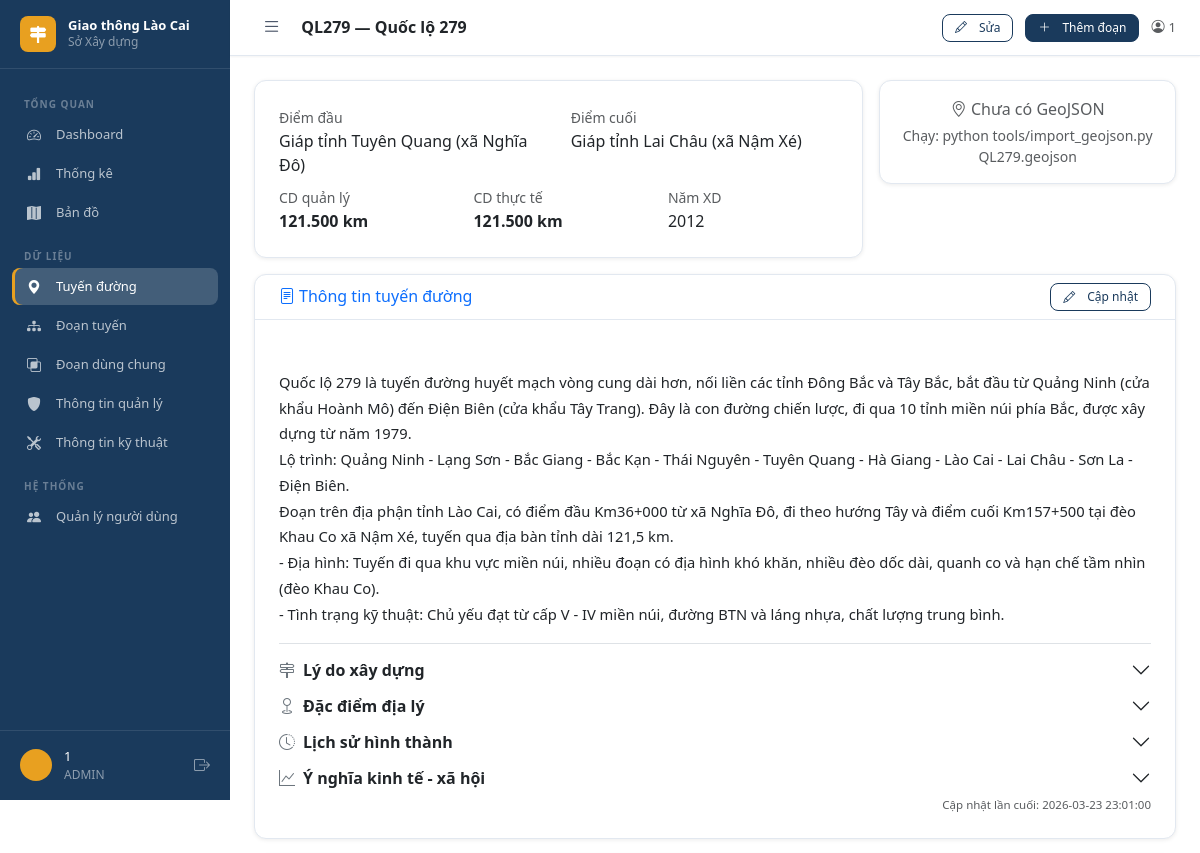
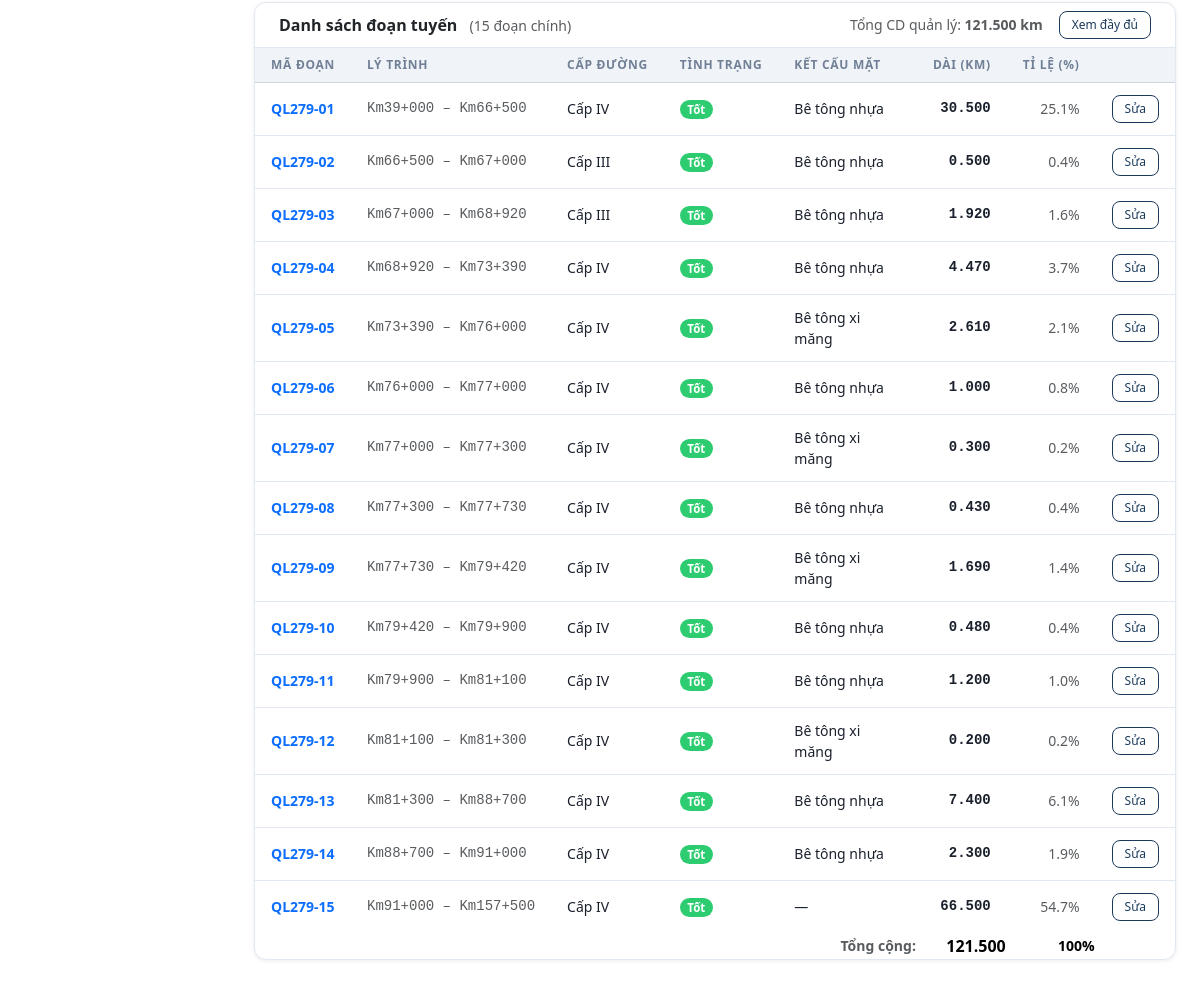
/tuyen-duong/4 (signed in), run on the app's committed database (2 pictures, top to bottom).
### tables this page shows
CREATE TABLE tuyen_duong (
    id                   INTEGER PRIMARY KEY AUTOINCREMENT,
    ma_tuyen             TEXT    NOT NULL UNIQUE,
    ten_tuyen            TEXT    NOT NULL,
    cap_quan_ly_id       INTEGER NOT NULL REFERENCES cap_quan_ly(id),
    don_vi_quan_ly_id    INTEGER NOT NULL REFERENCES don_vi(id),
    diem_dau             TEXT,
    diem_cuoi            TEXT,
    lat_dau              REAL,
    lng_dau              REAL,
    lat_cuoi             REAL,
    lng_cuoi             REAL,
    chieu_dai_thuc_te    REAL    NOT NULL DEFAULT 0,
    chieu_dai_quan_ly    REAL    NOT NULL DEFAULT 0,
    nam_xay_dung         INTEGER,
    nam_hoan_thanh       INTEGER,
    ghi_chu              TEXT,
    created_at           TEXT    NOT NULL DEFAULT (datetime('now','localtime'))
);

CREATE TABLE thong_tin_tuyen (
    id                  INTEGER PRIMARY KEY AUTOINCREMENT,
    tuyen_id            INTEGER NOT NULL UNIQUE REFERENCES tuyen_duong(id),
    mo_ta               TEXT,
    ly_do_xay_dung      TEXT,
    dac_diem_dia_ly     TEXT,
    lich_su_hinh_thanh  TEXT,
    y_nghia_kinh_te     TEXT,
    ghi_chu             TEXT,
    created_at          TEXT    NOT NULL DEFAULT (datetime('now','localtime')),
    updated_at          TEXT
);

CREATE TABLE doan_tuyen (
    id                        INTEGER PRIMARY KEY AUTOINCREMENT,
    ma_doan                   TEXT    NOT NULL UNIQUE,
    tuyen_id                  INTEGER NOT NULL REFERENCES tuyen_duong(id),
    cap_duong_id              INTEGER REFERENCES cap_duong(id),
    tinh_trang_id             INTEGER REFERENCES tinh_trang(id),
    ket_cau_mat_id            INTEGER REFERENCES ket_cau_mat_duong(id),
    ly_trinh_dau              REAL    NOT NULL,
    ly_trinh_cuoi             REAL    NOT NULL,
    chieu_dai_thuc_te         REAL,
    chieu_rong_mat_min        REAL,
    chieu_rong_mat_max        REAL,
    chieu_rong_nen_min        REAL,
    chieu_rong_nen_max        REAL,
    don_vi_bao_duong_id       INTEGER REFERENCES don_vi(id),
    nam_lam_moi               INTEGER,
    ngay_cap_nhat_tinh_trang  TEXT,
    ghi_chu                   TEXT,
    created_at                TEXT    NOT NULL DEFAULT (datetime('now','localtime')),
    updated_at                TEXT,
    updated_by_id             INTEGER REFERENCES nguoi_dung(id)
);

CREATE TABLE cap_duong (
    id               INTEGER PRIMARY KEY AUTOINCREMENT,
    ma_cap           TEXT    NOT NULL UNIQUE,
    ten_cap          TEXT    NOT NULL,
    mo_ta            TEXT,
    thu_tu_hien_thi  INTEGER,
    is_active        INTEGER NOT NULL DEFAULT 1
);

CREATE TABLE tinh_trang (
    id               INTEGER PRIMARY KEY AUTOINCREMENT,
    ma_tinh_trang    TEXT    NOT NULL UNIQUE,
    ten_tinh_trang   TEXT    NOT NULL,
    mo_ta            TEXT,
    mau_hien_thi     TEXT,
    thu_tu_hien_thi  INTEGER,
    is_active        INTEGER NOT NULL DEFAULT 1
);

CREATE TABLE ket_cau_mat_duong (
    id               INTEGER PRIMARY KEY AUTOINCREMENT,
    ma_ket_cau       TEXT    NOT NULL UNIQUE,
    ten_ket_cau      TEXT    NOT NULL,
    mo_ta            TEXT,
    thu_tu_hien_thi  INTEGER,
    is_active        INTEGER NOT NULL DEFAULT 1
);

### api/routes/tuyen_duong_route.py (the view)
@router.get("/{id}", response_class=HTMLResponse)
async def chi_tiet(request: Request, id: int,
                   user=Depends(yeu_cau_dang_nhap), conn=Depends(get_db)):
    tuyen      = td_service.lay_theo_id(conn, id)
    doan_list  = dt_service.lay_theo_tuyen_id(conn, id)
    ddc_list   = ddc_repo.lay_theo_tuyen_di_chung(conn, id)
    geo        = geo_repo.lay_theo_tuyen_id(conn, id)
    thong_tin  = ttt_repo.lay_theo_tuyen_id(conn, id)
    cap_list   = cd_repo.lay_dang_hoat_dong(conn)
    tt_list    = tt_repo.lay_dang_hoat_dong(conn)
    kcm_list   = kcm_repo.lay_dang_hoat_dong(conn)
    tuyen_list = td_service.lay_tat_ca(conn)
    map_cap   = {c.id: c for c in cap_list}
    map_tt    = {t.id: t for t in tt_list}
    map_kcm   = {k.id: k for k in kcm_list}
    map_tuyen = {t.id: t for t in tuyen_list}
    tong_chieu_dai = tuyen.chieu_dai_quan_ly or sum(
        (d.chieu_dai or 0) for d in doan_list
    )
    rows_gop = []
    for d in doan_list:
        rows_gop.append({"loai": "CHINH", "obj": d,
                         "ly_trinh_sort": d.ly_trinh_dau or 0})
    for ddc in ddc_list:
        rows_gop.append({"loai": "DI_CHUNG", "obj": ddc,
                         "ly_trinh_sort": ddc.ly_trinh_dau_di_chung or 0})
    rows_gop.sort(key=lambda x: x["ly_trinh_sort"])
    return templates.TemplateResponse("tuyen_duong/detail.html", {
        "request":        request,
        "user":           user,
        "tuyen":          tuyen,
        "thong_tin":      thong_tin,
        "doan_list":      doan_list,
        "ddc_list":       ddc_list,
        "rows_gop":       rows_gop,
        "geo":            geo,
        "map_cap":        map_cap,
        "map_tt":         map_tt,
        "map_kcm":        map_kcm,
        "map_tuyen":      map_tuyen,
        "tong_chieu_dai": tong_chieu_dai,
    })

### templates/tuyen_duong/detail.html (shortened to what this page needs)
{% extends "base.html" %}
{% block page_title %}{{ tuyen.ma_tuyen }} — {{ tuyen.ten_tuyen }}{% endblock %}
{% block topbar_actions %}
<a href="/tuyen-duong/{{ tuyen.id }}/sua" class="btn-gt btn-gt-outline btn-gt-sm">
  <i class="bi bi-pencil me-1"></i>Sửa
</a>
<a href="/doan-tuyen/them?tuyen_id={{ tuyen.id }}" class="btn-gt btn-gt-primary btn-gt-sm">
  <i class="bi bi-plus-lg me-1"></i>Thêm đoạn
</a>
{% endblock %}
{% block content %}
<div class="row g-3 mb-3">
  <div class="col-md-8">
    <div class="card-gt">
      <div class="card-gt-body">
        <div class="row">
          <div class="col-6">
            <small class="text-muted">Điểm đầu</small>
            <div>{{ tuyen.diem_dau or '—' }}</div>
          </div>
          <div class="col-6">
            <small class="text-muted">Điểm cuối</small>
            <div>{{ tuyen.diem_cuoi or '—' }}</div>
          </div>
          <div class="col-4 mt-2">
            <small class="text-muted">CD quản lý</small>
            <div class="fw-semibold">{{ "%.3f"|format(tuyen.chieu_dai_quan_ly or 0) }} km</div>
          </div>
          <div class="col-4 mt-2">
            <small class="text-muted">CD thực tế</small>
            <div class="fw-semibold">{{ "%.3f"|format(tuyen.chieu_dai_thuc_te or 0) }} km</div>
          </div>
          <div class="col-4 mt-2">
            <small class="text-muted">Năm XD</small>
            <div>{{ tuyen.nam_xay_dung or '—' }}</div>
          </div>
        </div>
      </div>
    </div>
  </div>
  <div class="col-md-4">
    <div class="card-gt text-center p-3">
      {% if geo %}
      <div class="text-success fw-semibold mb-1">
        <i class="bi bi-geo-alt-fill"></i> Có GeoJSON
      </div>
      <div class="text-muted small">{{ geo.so_diem }} điểm GPS</div>
      <div class="text-muted small">{{ geo.chieu_dai_gps }} km (GPS)</div>
      <a href="/ban-do/?focus={{ tuyen.id }}" class="btn-gt btn-gt-outline btn-gt-sm mt-2">
        Xem bản đồ
      </a>
      {% else %}
      <div class="text-muted mb-1"><i class="bi bi-geo-alt"></i> Chưa có GeoJSON</div>
      <div class="small text-muted">
        Chạy: python tools/import_geojson.py {{ tuyen.ma_tuyen }}.geojson
      </div>
      {% endif %}
    </div>
  </div>
</div>
{% if thong_tin %}
<div class="card-gt mb-3">
  <div class="card-gt-header py-2 d-flex justify-content-between align-items-center">
    <h6 class="mb-0 text-primary">
      <i class="bi bi-file-text me-1"></i>Thông tin tuyến đường
    </h6>
    {% if user and user.loai_quyen in ['ADMIN', 'BIEN_TAP'] %}
    <a href="/tuyen-duong/{{ tuyen.id }}/thong-tin/sua"
       class="btn-gt btn-gt-outline btn-gt-sm">
      <i class="bi bi-pencil me-1"></i>Cập nhật
    </a>
    {% endif %}
  </div>
  <div class="card-gt-body">
    {% if thong_tin.mo_ta %}
    <p class="text-body mb-3" style="white-space: pre-line; line-height: 1.75; font-size: .92rem;">
      {{ thong_tin.mo_ta }}
    </p>
    {% endif %}
    {% set co_chi_tiet = thong_tin.ly_do_xay_dung or thong_tin.dac_diem_dia_ly or thong_tin.lich_su_hinh_thanh or thong_tin.y_nghia_kinh_te %}
    {% if co_chi_tiet %}
    <div class="accordion accordion-flush border-top pt-2" id="acc-thongtin">
      {% if thong_tin.ly_do_xay_dung %}
      <div class="accordion-item border-0">
        <h2 class="accordion-header">
          <button class="accordion-button collapsed py-2 px-0 bg-transparent fw-semibold small"
                  type="button" data-bs-toggle="collapse" data-bs-target="#acc-lydo">
            <i class="bi bi-signpost-2 me-2 text-secondary"></i>Lý do xây dựng
          </button>
        </h2>
      </div>
      {% endif %}
      {% if thong_tin.dac_diem_dia_ly %}
      <div class="accordion-item border-0">
        <h2 class="accordion-header">
          <button class="accordion-button collapsed py-2 px-0 bg-transparent fw-semibold small"
                  type="button" data-bs-toggle="collapse" data-bs-target="#acc-dialy">
            <i class="bi bi-geo me-2 text-secondary"></i>Đặc điểm địa lý
          </button>
        </h2>
      </div>
      {% endif %}
      {% if thong_tin.lich_su_hinh_thanh %}
      <div class="accordion-item border-0">
        <h2 class="accordion-header">
          <button class="accordion-button collapsed py-2 px-0 bg-transparent fw-semibold small"
                  type="button" data-bs-toggle="collapse" data-bs-target="#acc-lichsu">
            <i class="bi bi-clock-history me-2 text-secondary"></i>Lịch sử hình thành
          </button>
        </h2>
      </div>
      {% endif %}
      {% if thong_tin.y_nghia_kinh_te %}
      <div class="accordion-item border-0">
        <h2 class="accordion-header">
          <button class="accordion-button collapsed py-2 px-0 bg-transparent fw-semibold small"
                  type="button" data-bs-toggle="collapse" data-bs-target="#acc-ynghia">
            <i class="bi bi-graph-up me-2 text-secondary"></i>Ý nghĩa kinh tế - xã hội
          </button>
        </h2>
      </div>
      {% endif %}
    </div>
    {% endif %}
    {% if thong_tin.updated_at %}
    <div class="text-end text-muted" style="font-size:.72rem;">
      Cập nhật lần cuối: {{ thong_tin.updated_at }}
    </div>
    {% endif %}
  </div>
</div>
{% endif %}
{% set so_doan_chinh = doan_list|length %}
{% set so_ddc = ddc_list|length if ddc_list else 0 %}
<div class="card-gt mb-3">
  <div class="card-gt-header py-2 d-flex justify-content-between align-items-center">
    <div>
      <span class="fw-semibold">Danh sách đoạn tuyến</span>
      <span class="text-muted small ms-2">
        ({{ so_doan_chinh }} đoạn chính{% if so_ddc > 0 %} + {{ so_ddc }} đoạn đi chung{% endif %})
      </span>
    </div>
    <div class="d-flex align-items-center gap-3">
      {% if tong_chieu_dai %}
      <span class="small text-muted">
        Tổng CD quản lý: <strong>{{ "%.3f"|format(tong_chieu_dai) }} km</strong>
      </span>
      {% endif %}
      <a href="/doan-tuyen/?tuyen_id={{ tuyen.id }}"
         class="btn-gt btn-gt-outline btn-gt-sm">Xem đầy đủ</a>
    </div>
  </div>
  <div class="card-gt-body p-0">
    <table class="table-gt mb-0">
      <thead class="table-light">
        <tr>
          <th>Mã đoạn</th>
          <th>Lý trình</th>
          <th>Cấp đường</th>
          <th>Tình trạng</th>
          <th>Kết cấu mặt</th>
          <th class="text-end">Dài (km)</th>
          <th class="text-end">Tỉ lệ (%)</th>
          <th></th>
        </tr>
      </thead>
      <tbody>
        {% if rows_gop %}
          {% for row in rows_gop %}
          {% if row.loai == 'CHINH' %}
          {% set d   = row.obj %}
          {% set cap = map_cap.get(d.cap_duong_id) %}
          {% set tt  = map_tt.get(d.tinh_trang_id) %}
          {% set kcm = map_kcm.get(d.ket_cau_mat_id) %}
          {% set cd  = d.chieu_dai or 0 %}
          <tr>
            <td>
              <a href="/doan-tuyen/{{ d.id }}" class="text-decoration-none fw-semibold">
                {{ d.ma_doan }}
              </a>
            </td>
            <td class="text-muted small text-nowrap ly-trinh">
              {{ d.ly_trinh_dau|ly_trinh }} – {{ d.ly_trinh_cuoi|ly_trinh }}
            </td>
            <td class="small">
              {% if cap %}<span title="{{ cap.mo_ta or '' }}">{{ cap.ten_cap }}</span>{% else %}—{% endif %}
            </td>
            <td class="small">
              {% if tt %}
                <span class="badge rounded-pill"
                      style="background-color:{{ tt.mau_hien_thi or '#6c757d' }};font-size:.72rem;">
                  {{ tt.ten_tinh_trang }}
                </span>
              {% else %}—{% endif %}
            </td>
            <td class="small">{% if kcm %}{{ kcm.ten_ket_cau }}{% else %}—{% endif %}</td>
            <td class="text-end chieu-dai">{{ "%.3f"|format(cd) }}</td>
            <td class="text-end small text-muted">
              {% if tong_chieu_dai %}{{ "%.1f"|format(cd / tong_chieu_dai * 100) }}%{% else %}—{% endif %}
            </td>
            <td>
              {% if user and user.loai_quyen in ['ADMIN', 'BIEN_TAP'] %}
              <a href="/doan-tuyen/{{ d.id }}/sua"
                 class="btn-gt btn-gt-outline btn-gt-sm">Sửa</a>
              {% endif %}
            </td>
          </tr>
          {% endif %}
          {% endfor %}
        {% else %}
        <tr>
          <td colspan="8" class="text-center text-muted py-3">Chưa có đoạn tuyến nào.</td>
        </tr>
        {% endif %}
      </tbody>
      {% if rows_gop %}
      <tfoot class="table-light fw-semibold">
        <tr>
          <td colspan="5" class="text-end small text-muted">Tổng cộng:</td>
          <td class="text-end">{{ "%.3f"|format(tong_chieu_dai) }}</td>
          <td class="text-end small">100%</td>
          <td></td>
        </tr>
      </tfoot>
      {% endif %}
    </table>
  </div>
</div>
{% endblock %}

### data on the page
tuyen_duong: ma_tuyen "QL279", ten_tuyen "Quốc lộ 279", diem_dau "Giáp tỉnh Tuyên Quang (xã Nghĩa Đô)", diem_cuoi "Giáp tỉnh Lai Châu (xã Nậm Xé)", chieu_dai_quan_ly "121.500", chieu_dai_thuc_te "121.500", nam_xay_dung "2012"
thong_tin_tuyen: mo_ta "Quốc lộ 279 là tuyến đường huyết mạch vòng cung dài hơn, nối liền các tỉnh Đông Bắc và Tây Bắc, bắt đầu từ Quảng Ninh (cửa khẩu Hoành Mô) đến Điện Biên (cửa khẩu Tây Trang). Đây là con đường chiến lược, đi qua 10 tỉnh miền núi phía Bắc, được xây dựng từ năm 1979. Lộ trình: Quảng Ninh - Lạng Sơn - Bắc Giang - Bắc Kạn - Thái Nguyên - Tuyên Quang - Hà Giang - Lào Cai - Lai Châu - Sơn La - Điện Biên. Đoạn trên địa phận tỉnh Lào Cai, có điểm đầu Km36+000 từ xã Nghĩa Đô, đi theo hướng Tây và điểm cuối Km157+500 tại đèo Khau Co xã Nậm Xé, tuyến qua địa bàn tỉnh dài 121,5 km. - Địa hình: Tuyến đi qua khu vực miền núi, nhiều đoạn có địa hình khó khăn, nhiều đèo dốc dài, quanh co và hạn…", updated_at "2026-03-23 23:01:00"
doan_tuyen: ma_doan "QL279-01", ly_trinh_dau|ly_trinh "Km39+000", ly_trinh_cuoi|ly_trinh "Km66+500", chieu_dai_thuc_te "30.500", cd/tong_chieu_dai*100 "25.1"
cap_duong: ten_cap "Cấp IV"
tinh_trang: ten_tinh_trang "Tốt"
ket_cau_mat_duong: ten_ket_cau "Bê tông nhựa"
doan_tuyen: ma_doan "QL279-02", ly_trinh_dau|ly_trinh "Km66+500", ly_trinh_cuoi|ly_trinh "Km67+000", chieu_dai_thuc_te "0.500", cd/tong_chieu_dai*100 "0.4"
cap_duong: ten_cap "Cấp III"
doan_tuyen: ma_doan "QL279-03", ly_trinh_dau|ly_trinh "Km67+000", ly_trinh_cuoi|ly_trinh "Km68+920", chieu_dai_thuc_te "1.920", cd/tong_chieu_dai*100 "1.6"
doan_tuyen: ma_doan "QL279-04", ly_trinh_dau|ly_trinh "Km68+920", ly_trinh_cuoi|ly_trinh "Km73+390", chieu_dai_thuc_te "4.470", cd/tong_chieu_dai*100 "3.7"
doan_tuyen: ma_doan "QL279-05", ly_trinh_dau|ly_trinh "Km73+390", ly_trinh_cuoi|ly_trinh "Km76+000", chieu_dai_thuc_te "2.610", cd/tong_chieu_dai*100 "2.1"
ket_cau_mat_duong: ten_ket_cau "Bê tông xi măng"
doan_tuyen: ma_doan "QL279-06", ly_trinh_dau|ly_trinh "Km76+000", ly_trinh_cuoi|ly_trinh "Km77+000", chieu_dai_thuc_te "1.000", cd/tong_chieu_dai*100 "0.8"
doan_tuyen: ma_doan "QL279-07", ly_trinh_dau|ly_trinh "Km77+000", ly_trinh_cuoi|ly_trinh "Km77+300", chieu_dai_thuc_te "0.300", cd/tong_chieu_dai*100 "0.2"
doan_tuyen: ma_doan "QL279-08", ly_trinh_dau|ly_trinh "Km77+300", ly_trinh_cuoi|ly_trinh "Km77+730", chieu_dai_thuc_te "0.430", cd/tong_chieu_dai*100 "0.4"
doan_tuyen: ma_doan "QL279-09", ly_trinh_dau|ly_trinh "Km77+730", ly_trinh_cuoi|ly_trinh "Km79+420", chieu_dai_thuc_te "1.690", cd/tong_chieu_dai*100 "1.4"
doan_tuyen: ma_doan "QL279-10", ly_trinh_dau|ly_trinh "Km79+420", ly_trinh_cuoi|ly_trinh "Km79+900", chieu_dai_thuc_te "0.480", cd/tong_chieu_dai*100 "0.4"
doan_tuyen: ma_doan "QL279-11", ly_trinh_dau|ly_trinh "Km79+900", ly_trinh_cuoi|ly_trinh "Km81+100", chieu_dai_thuc_te "1.200", cd/tong_chieu_dai*100 "1.0"
doan_tuyen: ma_doan "QL279-12", ly_trinh_dau|ly_trinh "Km81+100", ly_trinh_cuoi|ly_trinh "Km81+300", chieu_dai_thuc_te "0.200", cd/tong_chieu_dai*100 "0.2"
doan_tuyen: ma_doan "QL279-13", ly_trinh_dau|ly_trinh "Km81+300", ly_trinh_cuoi|ly_trinh "Km88+700", chieu_dai_thuc_te "7.400", cd/tong_chieu_dai*100 "6.1"
doan_tuyen: ma_doan "QL279-14", ly_trinh_dau|ly_trinh "Km88+700", ly_trinh_cuoi|ly_trinh "Km91+000", chieu_dai_thuc_te "2.300", cd/tong_chieu_dai*100 "1.9"
doan_tuyen: ma_doan "QL279-15", ly_trinh_dau|ly_trinh "Km91+000", ly_trinh_cuoi|ly_trinh "Km157+500", chieu_dai_thuc_te "66.500", cd/tong_chieu_dai*100 "54.7"

### other printed values
{{ user.id }} "1"
{{ user.loai_quyen if user.loai_quyen is defined else '' }} "ADMIN"
{{ so_doan_chinh }} "15"
